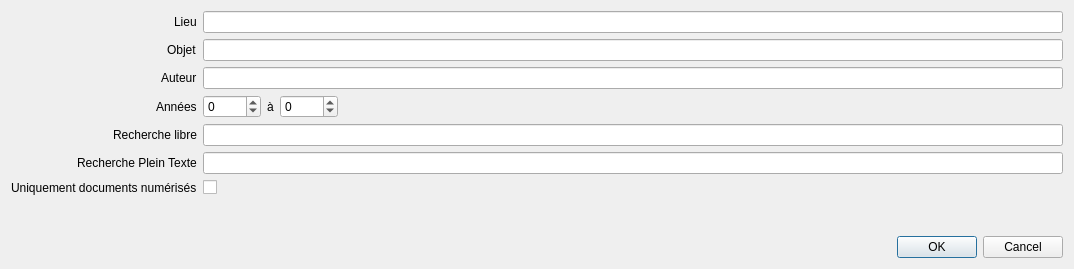
<?xml version="1.0" encoding="UTF-8"?>
<ui version="4.0">
 <class>FormulaireFilmographie</class>
 <widget class="QDialog" name="FormulaireFilmographie">
  <property name="geometry">
   <rect>
    <x>0</x>
    <y>0</y>
    <width>1074</width>
    <height>269</height>
   </rect>
  </property>
  <property name="windowTitle">
   <string>Films</string>
  </property>
  <layout class="QVBoxLayout" name="verticalLayout">
   <item>
    <layout class="QFormLayout" name="formLayout">
     <property name="labelAlignment">
      <set>Qt::AlignRight|Qt::AlignTrailing|Qt::AlignVCenter</set>
     </property>
     <item row="1" column="0">
      <widget class="QLabel" name="label">
       <property name="text">
        <string>Lieu</string>
       </property>
      </widget>
     </item>
     <item row="1" column="1">
      <widget class="QLineEdit" name="lineEdit"/>
     </item>
     <item row="2" column="0">
      <widget class="QLabel" name="label_2">
       <property name="text">
        <string>Objet</string>
       </property>
      </widget>
     </item>
     <item row="2" column="1">
      <widget class="QLineEdit" name="lineEdit_3"/>
     </item>
     <item row="3" column="0">
      <widget class="QLabel" name="label_3">
       <property name="text">
        <string>Auteur</string>
       </property>
      </widget>
     </item>
     <item row="3" column="1">
      <widget class="QLineEdit" name="lineEdit_2"/>
     </item>
     <item row="4" column="0">
      <widget class="QLabel" name="label_4">
       <property name="text">
        <string>Années</string>
       </property>
      </widget>
     </item>
     <item row="4" column="1">
      <layout class="QHBoxLayout" name="horizontalLayout">
       <item>
        <widget class="QSpinBox" name="spinBox_2">
         <property name="minimum">
          <number>-3600</number>
         </property>
         <property name="maximum">
          <number>2020</number>
         </property>
        </widget>
       </item>
       <item>
        <widget class="QLabel" name="label_5">
         <property name="text">
          <string>à</string>
         </property>
        </widget>
       </item>
       <item>
        <widget class="QSpinBox" name="spinBox">
         <property name="minimum">
          <number>-3600</number>
         </property>
         <property name="maximum">
          <number>2020</number>
         </property>
        </widget>
       </item>
       <item>
        <spacer name="horizontalSpacer">
         <property name="orientation">
          <enum>Qt::Horizontal</enum>
         </property>
         <property name="sizeHint" stdset="0">
          <size>
           <width>40</width>
           <height>20</height>
          </size>
         </property>
        </spacer>
       </item>
      </layout>
     </item>
     <item row="5" column="0">
      <widget class="QLabel" name="label_6">
       <property name="text">
        <string>Recherche libre</string>
       </property>
      </widget>
     </item>
     <item row="5" column="1">
      <widget class="QLineEdit" name="lineEdit_4"/>
     </item>
     <item row="6" column="0">
      <widget class="QLabel" name="label_7">
       <property name="text">
        <string>Recherche Plein Texte</string>
       </property>
      </widget>
     </item>
     <item row="6" column="1">
      <widget class="QLineEdit" name="lineEdit_5"/>
     </item>
     <item row="7" column="0">
      <widget class="QLabel" name="label_8">
       <property name="text">
        <string>Uniquement documents numérisés</string>
       </property>
      </widget>
     </item>
     <item row="7" column="1">
      <widget class="QCheckBox" name="checkBox">
       <property name="text">
        <string/>
       </property>
      </widget>
     </item>
    </layout>
   </item>
   <item>
    <widget class="QDialogButtonBox" name="buttonBox">
     <property name="orientation">
      <enum>Qt::Horizontal</enum>
     </property>
     <property name="standardButtons">
      <set>QDialogButtonBox::Cancel|QDialogButtonBox::Ok</set>
     </property>
    </widget>
   </item>
  </layout>
 </widget>
 <resources/>
 <connections>
  <connection>
   <sender>buttonBox</sender>
   <signal>accepted()</signal>
   <receiver>FormulaireFilmographie</receiver>
   <slot>accept()</slot>
   <hints>
    <hint type="sourcelabel">
     <x>248</x>
     <y>254</y>
    </hint>
    <hint type="destinationlabel">
     <x>157</x>
     <y>274</y>
    </hint>
   </hints>
  </connection>
  <connection>
   <sender>buttonBox</sender>
   <signal>rejected()</signal>
   <receiver>FormulaireFilmographie</receiver>
   <slot>reject()</slot>
   <hints>
    <hint type="sourcelabel">
     <x>316</x>
     <y>260</y>
    </hint>
    <hint type="destinationlabel">
     <x>286</x>
     <y>274</y>
    </hint>
   </hints>
  </connection>
 </connections>
</ui>
